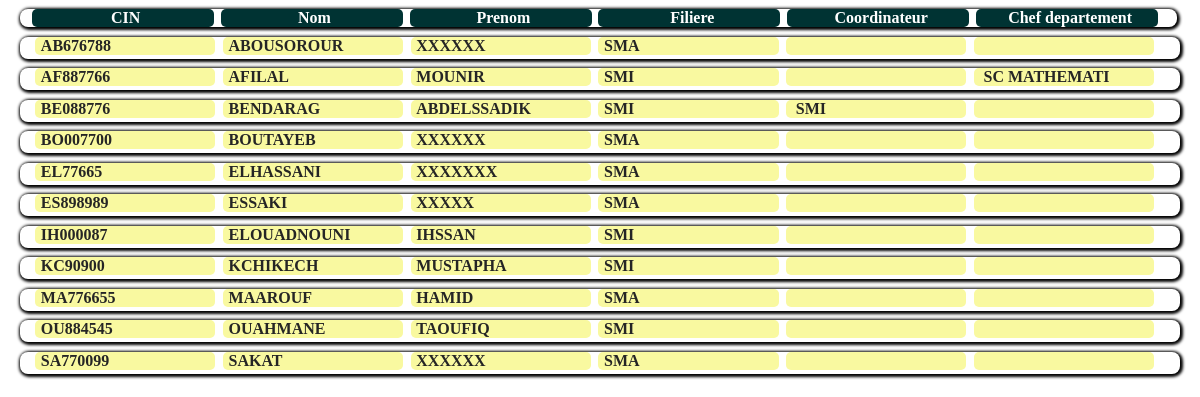
Screenshot of /app_admin/gerer_prof/affich_prof.php (signed in) with the database file from the repository.
### tables this page shows
CREATE TABLE IF NOT EXISTS `professeur` (
  `cin_p` varchar(20) NOT NULL,
  `nom_p` varchar(50) NOT NULL,
  `prenom_p` varchar(50) NOT NULL,
  `sexe_p` varchar(3) NOT NULL,
  `email_p` varchar(100) NOT NULL,
  `ntel_p` varchar(15) NOT NULL,
  `adresse_p` text NOT NULL,
  `pwd_p` varchar(200) NOT NULL,
  `dateN_p` date NOT NULL,
  `id_f` int(11) NOT NULL,
  `id_f_cor` int(11) DEFAULT NULL,
  `id_d_chef` int(11) DEFAULT NULL,
  `date_ajt_p` date NOT NULL,
  `photo_p` longblob NOT NULL,
  `nationalite` varchar(50) NOT NULL,
  PRIMARY KEY (`cin_p`),
  KEY `fk_prof_fil` (`id_f`),
  KEY `fk_prof_fil2` (`id_f_cor`),
  KEY `fk_prof_dep` (`id_d_chef`)
);

CREATE TABLE IF NOT EXISTS `filiere` (
  `id_f` int(11) NOT NULL AUTO_INCREMENT,
  `nom_f` varchar(100) NOT NULL,
  `cin_cor` varchar(20) DEFAULT NULL,
  `id_d` int(11) NOT NULL,
  `nb_ins_anne` int(12) DEFAULT NULL,
  PRIMARY KEY (`id_f`),
  KEY `fk_fil_dep` (`id_d`),
  KEY `fk_fil_prof` (`cin_cor`)
);

CREATE TABLE IF NOT EXISTS `departement` (
  `id_d` int(11) NOT NULL AUTO_INCREMENT,
  `nom_d` varchar(50) NOT NULL,
  `cin_chef` varchar(20) DEFAULT NULL,
  PRIMARY KEY (`id_d`),
  KEY `fk_dep_prof` (`cin_chef`)
);

### app_admin/modele/verify_connexion.php (called while the page is built, shortened)
<?php
function verify_connexion($table, $tabAssoc) {
    global $bdd;
    $req = 'select *from ' . $table . ' where ';
    $i = 1;
    foreach ($tabAssoc as $cle => $val) {
        if (is_string($val))
            $req.=$cle . '=\'' . $val . '\' ';
        else
            $req.=$cle . '=' . $val . ' ';
        if (($i++) < count($tabAssoc))
            $req.=' and ';
    }
    $result = $bdd->query($req);
    return TRUE;
}

### app_admin/modele/classes/Professeur.class.php (called while the page is built, shortened)
<?php
class Professeur extends Personne {
    protected $nom_f = null;
    protected $id_f_cor = null;
    protected $id_d_chef = null;
    public function remplir_Professeur($cin, $nom, $prenom, $dateN, $adresse, $ntel, $photo, $sexe, $email, $nationalite, $nom_f, $id_f_cor, $id_d_chef, $date_ajt_p, $pwd) {
        $this->setIdF_par_Nom_F($nom_f);
    }
        ?>
        <?php
    public function setNomFil($nom_f) {
        if ($this->verifieChamp($nom_f))
            $this->nom_f = htmlspecialchars($nom_f);
    }
    public function setIdFCor($id_f_cor) {
        if ($this->verifieChamp($id_f_cor))
            $this->id_f_cor = htmlspecialchars($id_f_cor);
    }
    public function setIdDeptChef($id_d) {
        if ($this->verifieChamp($id_d))
            $this->id_d_chef = htmlspecialchars($id_d);
    }
    public function get_nom_f() {
        if ($this->verifieChamp($this->nom_f)) {
            return htmlspecialchars($this->nom_f);
        }
        return NULL;
    }
    public function get_id_f_cor() {
        if ($this->verifieChamp($this->id_f_cor)) {
            return htmlspecialchars($this->id_f_cor);
        }
        return NULL;
    }
    public function get_id_deptChef() {
        if ($this->verifieChamp($this->id_d_chef)) {
            return htmlspecialchars($this->id_d_chef);
        }
        return NULL;
    }
    public function setIdF_par_Nom_F($nom_fil) {
        if ($this->verifieChamp($nom_fil)) {
            global $bdd;
            $result = $bdd->prepare('select id_f from filiere where nom_f=:nom');
            $result->execute(array('nom' => $nom_fil));
            $donne = $result->fetch();
            return $donne['id_f'];
        }
    }
    public function setNomFil_par_IdFil($id_f) {
        if ($this->verifieChamp($id_f)) {
            global $bdd;
            $result = $bdd->prepare('select nom_f from filiere where id_f=:id');
            $result->execute(array('id' => $id_f));
            $donne = $result->fetch();
            return $donne['nom_f'];
        }
    }
    public function chefActuelDepartemet() {
        global $bdd;
        $cin = $this->getCin();
        $id_d = $this->get_id_deptChef();
        $result = $bdd->prepare('select nom_d from departement where cin_chef=:cin and id_d=:id');
        $result->execute(array('cin' => $cin, 'id' => $id_d));
        $don = $result->fetch();
        if (empty($don)) {
            return FALSE;
        }
        $nom_d = $don['nom_d'];
        return $nom_d;
    }
    public function corActuelFiliere() {
        global $bdd;
        $cin = $this->getCin();
        $id_f = $this->get_id_f_cor();
        $result = $bdd->prepare('select nom_f from filiere where cin_cor=:cin and id_f=:id');
        $result->execute(array('cin' => $cin, 'id' => $id_f));
        $don = $result->fetch();
        if (empty($don)) {
            return FALSE;
        }
        $nom_f = $don['nom_f'];
        return $nom_f;
    }
    public static function tousProfesseur() {
        global $bdd;
        $prfs = array();
        $result = $bdd->query('select cin_p,nom_p,prenom_p,sexe_p,email_p,ntel_p,adresse_p,pwd_p, dateN_p,id_f,id_f_cor,id_d_chef,photo_p,nationalite,date_ajt_p from professeur');
        while ($don = $result->fetch()) {
            $pr = new Professeur();
            $nom_f = $pr->setNomFil_par_IdFil($don['id_f']);
            $pr->remplir_Professeur($don['cin_p'], $don['nom_p'], $don['prenom_p'], $don['dateN_p'], $don['adresse_p'], $don['ntel_p'], $don['photo_p'], $don['sexe_p'], $don['email_p'], $don['nationalite'], $nom_f, $don['id_f_cor'], $don['id_d_chef'], $don['date_ajt_p'], $don['pwd_p']);
            array_push($prfs, $pr);
        }
        return $prfs;
    }
}
?>

### app_admin/modele/classes/Personne.class.php (called while the page is built, shortened)
<?php
class Personne {
    protected $cin = null;
    protected $nom = null;
    protected $prenom = null;
    protected $fautes = 'vous avez des fautes :<br/>';
    public function setCin($cin) {
        if ($this->verifieChamp($cin) and preg_match("#^[A-Z]+[0-9]+$#", $cin))
            $this->cin = htmlspecialchars($cin);
        else {
            $this->fautes.='CIN, ';
            $this->pret_a_stocker = FALSE;
        }
    }
    public function setNom($nom) {
        if ($this->verifieChamp($nom))
            $this->nom = htmlspecialchars(strtoupper($nom));
        else {
            $this->fautes.='Nom, ';
            $this->pret_a_stocker = FALSE;
        }
    }
    public function setPrenom($prenom) {
        if ($this->verifieChamp($prenom))
            $this->prenom = htmlspecialchars(strtoupper($prenom));
        else {
            $this->fautes.='Prenom, ';
            $this->pret_a_stocker = FALSE;
        }
    }
    public function setPhoto($photo) {
        if ($this->verifieChamp($photo)) {
            if (is_array($photo)) {
                $infosPhoto = pathinfo($photo['name']);
                $exts = array('jpg', 'png', 'jpeg');
                if ($photo['size'] < 512 * 1024 and in_array(strtolower($infosPhoto['extension']), $exts)) {
                    $photo = file_get_contents($photo['tmp_name']);
                    $this->photo = $photo;
                } else {
                    $this->fautes.='photo dépasse la taille maximale ou d\'une extention non valides, ';
                    $this->pret_a_stocker = FALSE;
                }
            } else {
                $this->fautes.='photo introuvable, ';
            }
        } else {
            $this->fautes.='photo null, ';
        }
    }
    public function getCin() {
        return $this->cin;
    }
    public function getNom() {
        return $this->nom;
    }
    public function getPrenom() {
        return $this->prenom;
    }
    protected function verifieChamp($champ) {
        if (empty($champ) || $champ == NULL || !isset($champ))
            return FALSE;
        return TRUE;
    }
    protected function verifieDate($dat) {
        if (preg_match("#^[0-9]{4}-[0-9]{2}-[0-9]{2}$#", $dat)) {
            return true;
        }
        return FALSE;
    }
}
?>

### app_admin/gerer_prof/affich_prof.php (the view, shortened to what this page needs)
<?php
include_once '../modele/connect_bdd.php';
?>
<!DOCTYPE html>
<html>
    <head>
        <link rel="stylesheet" href="../files/styles/affich_prof_style.css"/>
    </head>
    <?php
    if (isset($_SESSION['ps']) and isset($_SESSION['mp']) and isset($_SESSION['nom']) and isset($_SESSION['pnom']) and isset($_SESSION['fct'])) {
        $cin = $_SESSION['ps'];
        $pwd = $_SESSION['mp'];
        $nom = $_SESSION['nom'];
        $pnom = $_SESSION['pnom'];
        $fct = $_SESSION['fct'];
        include_once ('../modele/verify_connexion.php');
        if (verify_connexion('administrateur', array('cin_ad' => $cin, 'nom_ad' => $nom, 'prenom_ad' => $pnom, 'pwd_ad' => $pwd, 'fonction_ad' => $fct))) {
            include_once '../modele/classes/Personne.class.php';
            include_once '../modele/classes/Professeur.class.php';
            $prfs=array();
            if (isset($_GET['nom']) and strlen($_GET['nom']) > 0) {
                $nom_pr = htmlspecialchars($_GET['nom']);
                $prfs = Professeur::tousProfesseursLikeNom($nom_pr);
            } else {
                $prfs = Professeur::tousProfesseur();
            }
            if (empty($prfs)) {
                echo '<p>aucun professeur trouve</p>';
            } else {
                ?>
                <body>
                    <p class="prof_p_t"><strong>CIN</strong><strong>Nom</strong><strong>Prenom</strong><strong>Filiere</strong><strong>Coordinateur</strong><strong>Chef departement</strong></p>
                    <p class="prof_p" style="box-shadow: none;">&nbsp;</p>
                    <?php
                    foreach ($prfs as $pr) {
                        ?>
                        <p class="prof_p" onclick="clickSurProf('<?php echo $pr->getCin() ?>');">
                            <strong title="<?php echo $pr->getCin() ?>"><?php echo substr($pr->getCin(),0,12); ?></strong>
                            <strong title="<?php echo $pr->getNom() ?>"><?php echo substr($pr->getNom(),0,12); ?></strong>
                            <strong title="<?php echo $pr->getPrenom() ?>"><?php echo substr($pr->getPrenom(),0,12); ?></strong>
                            <strong title="<?php echo $pr->get_nom_f() ?>"><?php echo substr($pr->get_nom_f(),0,12); ?></strong>
                            <strong title="<?php echo $pr->corActuelFiliere() ?>">&nbsp;<?php echo substr($pr->corActuelFiliere(),0,12); ?></strong>
                            <strong title="<?php echo $pr->chefActuelDepartemet(); ?>">&nbsp;<?php echo substr($pr->chefActuelDepartemet(),0,12); ?></strong>
                        </p>
                        <?php
                    }
                    ?>
                </body>
                <?php
            }
            ?>
            <?php
        } else {
            include
                    header("Location: ../modele/deconnect_admin.php");
        }
    } else {
        header("Location: ../modele/deconnect_admin.php");
    }
    ?>
</html>

### app_admin/files/styles/affich_prof_style.css (style rules this page uses)
.prof_p_t { position: fixed; margin: 0%; padding: 0%; width: 96%; margin-left: 1%; padding-left: 0.4%; border-radius: 8px; -webkit-border-radius: 8px; border:none; box-shadow: 1px 1px 3px 2px black; -webkit-box-shadow: 1px 1px 3px 2px black; }
.prof_p_t strong { display: inline-block; margin: 0%; padding: 0%; padding-left: 0.5%; margin-left: 0.6%; border-radius: 5px; -webkit-border-radius: 5px; width: 15.3%; background-color: #003333; color: white; text-align: center; }
.prof_p { margin: 0%; padding: 0%; width: 97%; margin-left: 1%; margin-top: 0.8%; padding-left: 1%; border-radius: 8px; -webkit-border-radius: 8px; border:none; box-shadow: 1px 1px 3px 2px black; -webkit-box-shadow: 1px 1px 3px 2px black; }
.prof_p { cursor: pointer; }
.prof_p strong { display: inline-block; margin: 0%; padding: 0%; padding-left: 0.5%; margin-left: 0.3%; border-radius: 5px; -webkit-border-radius: 5px; width: 15.2%; background-color: #f9f9a0; color: #252525; overflow: hidden; word-wrap: break-word; }

### rows the page displays
professeur: cin_p "AB676788", nom_p "ABOUSOROUR", prenom_p "XXXXXX", id_f.nom_f "SMA"
professeur: cin_p "AF887766", nom_p "AFILAL", prenom_p "MOUNIR", id_f.nom_f "SMI", substr($pr->chefActuelDepartemet(),0,12) "SC MATHEMATI"
professeur: cin_p "BE088776", nom_p "BENDARAG", prenom_p "ABDELSSADIK", id_f.nom_f "SMI", substr($pr->corActuelFiliere(),0,12) "SMI"
professeur: cin_p "BO007700", nom_p "BOUTAYEB", prenom_p "XXXXXX", id_f.nom_f "SMA"
professeur: cin_p "EL77665", nom_p "ELHASSANI", prenom_p "XXXXXXX", id_f.nom_f "SMA"
professeur: cin_p "ES898989", nom_p "ESSAKI", prenom_p "XXXXX", id_f.nom_f "SMA"
professeur: cin_p "IH000087", nom_p "ELOUADNOUNI", prenom_p "IHSSAN", id_f.nom_f "SMI"
professeur: cin_p "KC90900", nom_p "KCHIKECH", prenom_p "MUSTAPHA", id_f.nom_f "SMI"
professeur: cin_p "MA776655", nom_p "MAAROUF", prenom_p "HAMID", id_f.nom_f "SMA"
professeur: cin_p "OU884545", nom_p "OUAHMANE", prenom_p "TAOUFIQ", id_f.nom_f "SMI"
professeur: cin_p "SA770099", nom_p "SAKAT", prenom_p "XXXXXX", id_f.nom_f "SMA"
